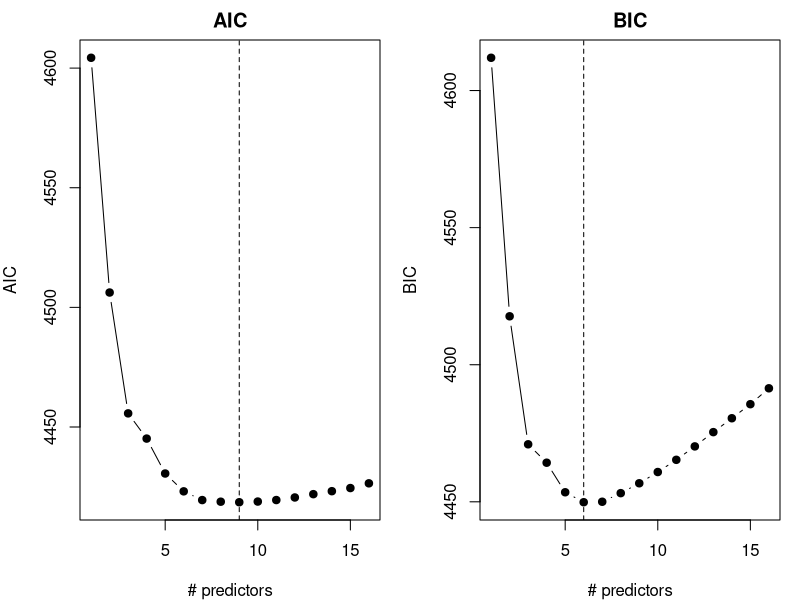
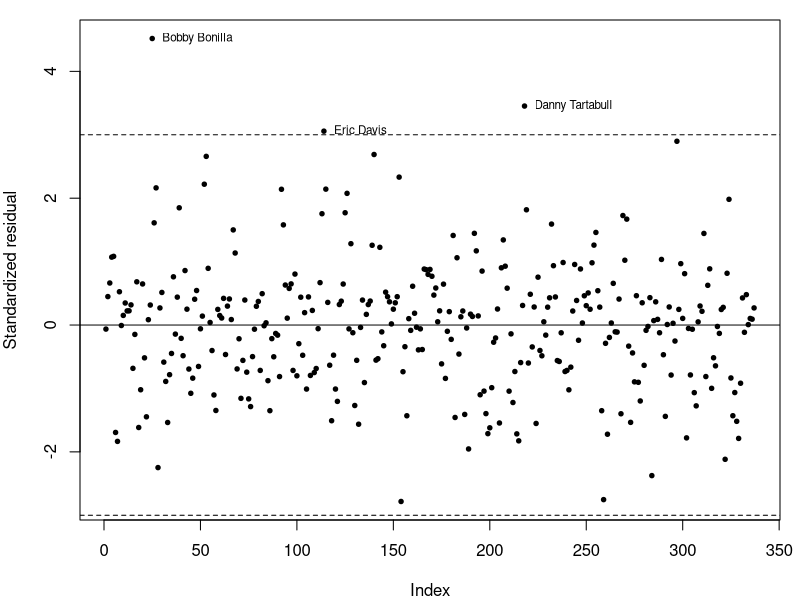
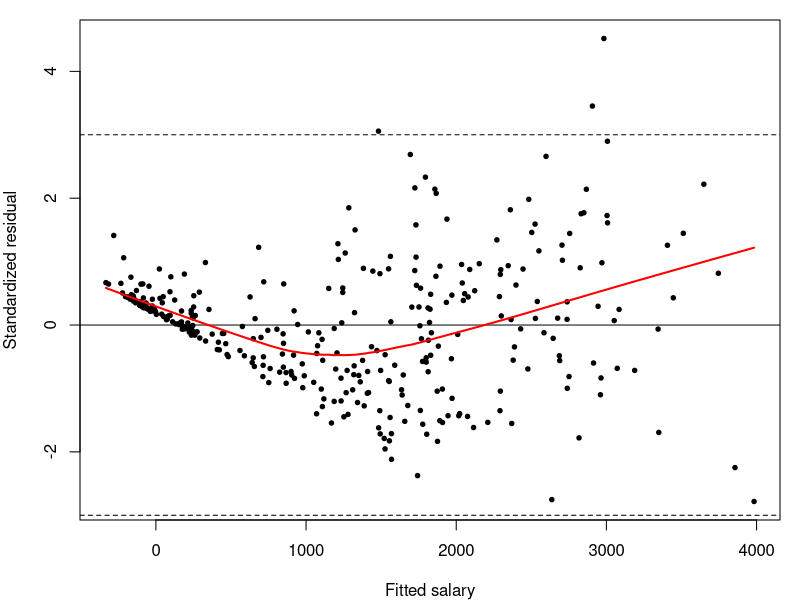
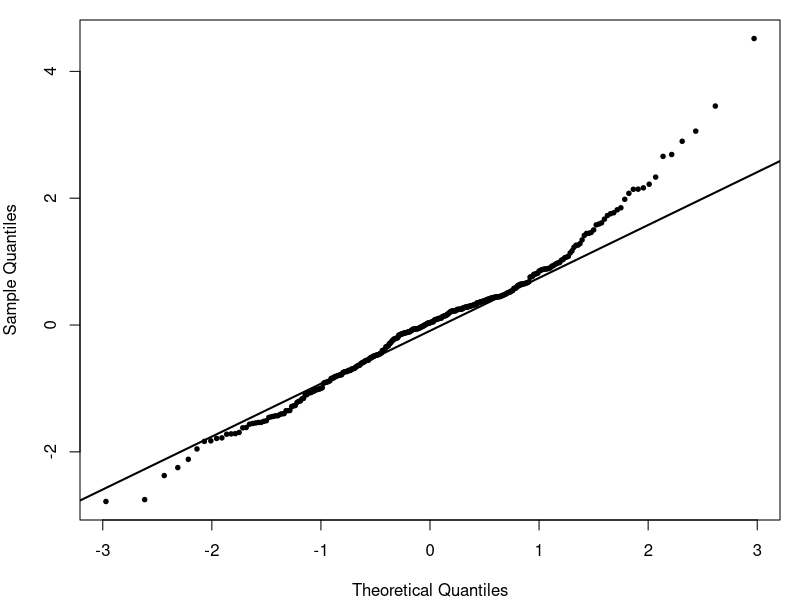
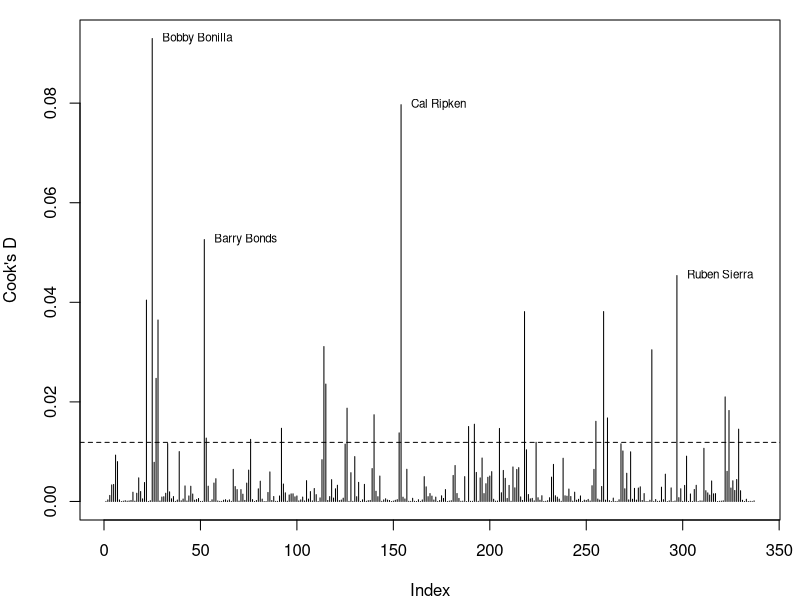

These figures' R source, in order:
## STAT 212 HW 2, Problem 2
library(leaps)
dir.create("figs", showWarnings = FALSE)

bb <- read.csv("Baseball-Salary-Data.csv", check.names = TRUE)
n  <- nrow(bb)
y  <- bb$salary
X  <- as.matrix(bb[, !(names(bb) %in% c("salary", "player"))])
k  <- ncol(X)

## ---- (a) best subsets via leaps ----------------------------------------
## best model of each size (by R^2, equivalently RSS)
ls1 <- leaps(X, y, method = "r2", nbest = 1, names = colnames(X))

## AIC / BIC for each best-subset model (same idea as leaps.AIC)
SST  <- sum((y - mean(y))^2)
RSS  <- (1 - ls1$r2) * SST
p    <- ls1$size                     # number of coefficients incl. intercept
AIC  <- n * log(RSS / n) + 2 * p
BIC  <- n * log(RSS / n) + log(n) * p
adjR2 <- leaps(X, y, method = "adjr2", nbest = 1, names = colnames(X))$adjr2

tab <- data.frame(npred = p - 1, R2 = ls1$r2, adjR2 = adjR2,
                  AIC = AIC, BIC = BIC)
print(round(tab, 3))
cat("AIC min size:", tab$npred[which.min(AIC)],
    " BIC min size:", tab$npred[which.min(BIC)], "\n")
for (i in seq_len(nrow(tab)))
  cat(tab$npred[i], ":", colnames(X)[ls1$which[i, ]], "\n")

pdf("figs/criteria.pdf", width = 7, height = 3.2)
par(mfrow = c(1, 2), mar = c(4, 4, 2, 1))
plot(tab$npred, tab$AIC, type = "b", pch = 19, xlab = "# predictors", ylab = "AIC", main = "AIC")
abline(v = tab$npred[which.min(AIC)], lty = 2)
plot(tab$npred, tab$BIC, type = "b", pch = 19, xlab = "# predictors", ylab = "BIC", main = "BIC")
abline(v = tab$npred[which.min(BIC)], lty = 2)
dev.off()

save(tab, ls1, file = "leaps_out.RData")

## ---- chosen model: BIC-optimal 6-predictor model ------------------------
fit <- lm(salary ~ home.runs + rbi + strike.outs + stolen.bases +
            free.agent.eligible + arbitration.eligible, data = bb)
print(summary(fit))
## compare with the 9-predictor AIC model
fit9 <- lm(salary ~ home.runs + rbi + walks + strike.outs + stolen.bases +
             free.agent.eligible + free.agent + arbitration.eligible + arbitration, data = bb)
print(anova(fit, fit9))

## ---- (b) standardized residuals vs index --------------------------------
r   <- rstandard(fit)
big <- which(abs(r) > 3)
pdf("figs/resid_index.pdf", width = 7, height = 4)
par(mar = c(4, 4, 1, 1))
plot(1:n, r, pch = 19, cex = 0.6, xlab = "Index", ylab = "Standardized residual")
abline(h = c(-3, 0, 3), lty = c(2, 1, 2))
text(big, r[big], bb$player[big], pos = 4, cex = 0.7)
dev.off()
out <- data.frame(idx = big, player = bb$player[big], salary = bb$salary[big],
                  fitted = round(fitted(fit)[big]), std.res = round(r[big], 2),
                  bb[big, c("home.runs","rbi","strike.outs","stolen.bases",
                            "free.agent.eligible","arbitration.eligible","free.agent")])
print(out)
## compare to population
print(summary(bb$salary)); print(quantile(bb$salary, c(.9,.95,.99)))
print(colMeans(bb[, c("salary","home.runs","rbi","free.agent.eligible","arbitration.eligible","free.agent")]))
print(rank(-bb$salary)[big])

## ---- (c) residuals vs fitted, QQ plot -----------------------------------
pdf("figs/resid_fitted.pdf", width = 5.5, height = 4.5)
par(mar = c(4, 4, 1, 1))
plot(fitted(fit), r, pch = 19, cex = 0.6, xlab = "Fitted salary", ylab = "Standardized residual")
abline(h = 0); abline(h = c(-3, 3), lty = 2)
lines(lowess(fitted(fit), r), col = "red", lwd = 2)
dev.off()
pdf("figs/qq.pdf", width = 5.5, height = 4.5)
par(mar = c(4, 4, 1, 1))
qqnorm(r, pch = 19, cex = 0.6, main = ""); qqline(r, lwd = 2)
dev.off()
cat("min fitted:", min(fitted(fit)), " # negative fitted:", sum(fitted(fit) < 0), "\n")
cat("skew of r:", mean((r-mean(r))^3)/sd(r)^3, "\n")
print(shapiro.test(r))
## spread by fitted tercile
print(tapply(r, cut(fitted(fit), quantile(fitted(fit), 0:3/3), include.lowest=TRUE), sd))

## ---- (d) Cook's distance ------------------------------------------------
D <- cooks.distance(fit)
pdf("figs/cooks.pdf", width = 7, height = 4)
par(mar = c(4, 4, 1, 1))
plot(1:n, D, type = "h", xlab = "Index", ylab = "Cook's D")
abline(h = 4 / n, lty = 2)
top <- order(D, decreasing = TRUE)[1:4]
text(top, D[top], bb$player[top], pos = 4, cex = 0.7)
dev.off()
cat("4/n =", 4/n, " max D =", max(D), " # D > 4/n:", sum(D > 4/n), "\n")
print(data.frame(player = bb$player[top], D = round(D[top], 4), std.res = round(r[top], 2),
                 lev = round(hatvalues(fit)[top], 3), salary = bb$salary[top]))
cat("F(0.5; p, n-p):", qf(0.5, 7, n - 7), "  2p/n =", 2*7/n, "\n")
## sensitivity: refit without the largest-D points
fit_drop <- update(fit, subset = -top)
print(round(cbind(full = coef(fit), dropped = coef(fit_drop)), 2))
